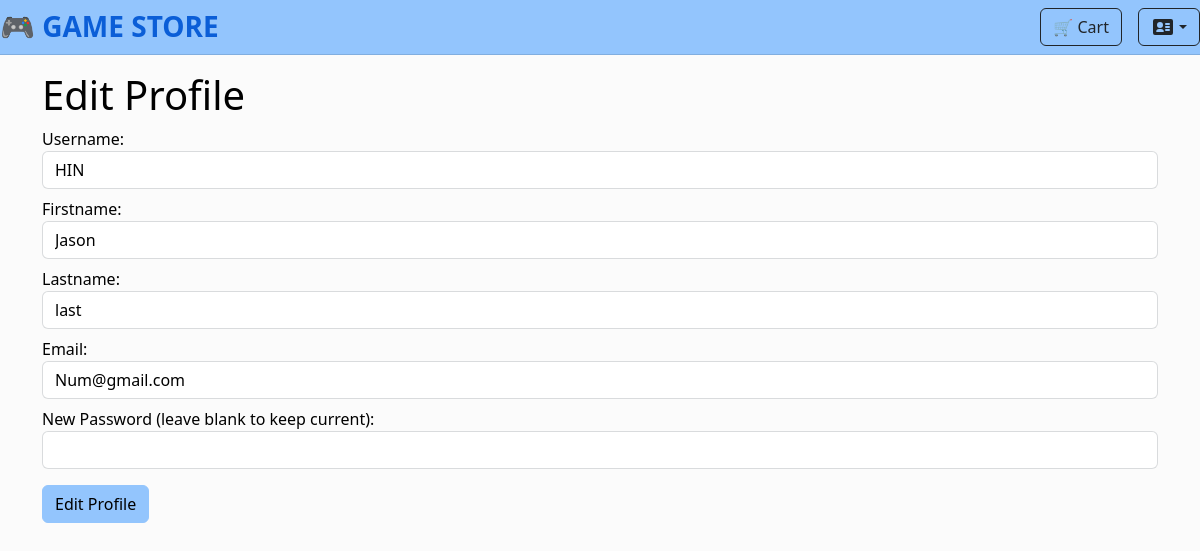
The page /editprofile/ (signed in) on the database its author committed.
### myapp/models.py (models this page shows, shortened)
class Profile(models.Model):
    user = models.OneToOneField(User, on_delete=models.CASCADE)
    usertype = models.CharField(max_length=100, default='member')   # member / vip / vvip
    point = models.IntegerField(default=0)
    from django.db import models

### myapp/views.py (the view, shortened to what this page needs)
# urls.py: path('editprofile/', editProfile, name='editprofile-page'),
@login_required
def editProfile(request):
    profile, _ = Profile.objects.get_or_create(user=request.user)
    context = {"profile": profile}
    return render(request, "myapp/editprofile.html", context)

### myapp/template/myapp/editprofile.html (shortened to what this page needs)
{% extends 'myapp/base.html' %}
{% block myheader %}
  <h1>Edit Profile</h1>
{% endblock myheader %}
{% block content %}
<form method="POST" action="">
  <div class="form-group mb-2">
    <label for="username">Username:</label>
    <input type="text" class="form-control" id="username" name="username"
           value="{{ profile.user.username }}" required>
  </div>
  <div class="form-group mb-2">
    <label for="firstname">Firstname:</label>
    <input type="text" class="form-control" id="firstname" name="first_name"
           value="{{ profile.user.first_name }}" required>
  </div>
  <div class="form-group mb-2">
    <label for="lastname">Lastname:</label>
    <input type="text" class="form-control" id="lastname" name="last_name"
           value="{{ profile.user.last_name }}" required>
  </div>
  <div class="form-group mb-2">
    <label for="email">Email:</label>
    <input type="email" class="form-control" id="email" name="email"
           value="{{ profile.user.email }}" required>
  </div>
  <div class="form-group mb-3">
    <label for="password">New Password (leave blank to keep current):</label>
    <input type="password" class="form-control" id="password" name="password">
  </div>
  <button type="submit" class="btn btn-primary">Edit Profile</button>
</form>
{% endblock content %}

### myapp/template/myapp/base.html (style rules this page uses)
:root { --bg: #FBFBFB; --bg-elev: #E8F9FF; --card-bg: #FFFFFF; --text: #000000; --muted: #3f4a59; --accent: #93C5FD; --accent-2: #60A5FA; --border: rgba(31, 41, 55, .15); }
html, body { background-color: var(--bg); color: var(--text); }
.btn-primary { background-color: var(--accent); border-color: var(--accent); color: #000000; }
.form-label, label { color: var(--text) !important; }
.form-control, .form-select { background-color: #FFFFFF !important; color: #000000 !important; border-color: var(--border) !important; }
.form-control::placeholder { color: #6b7280; }

### rows shown on the page
Profile: username "HIN", first_name "Jason", last_name "last", email "Num@gmail.com"
